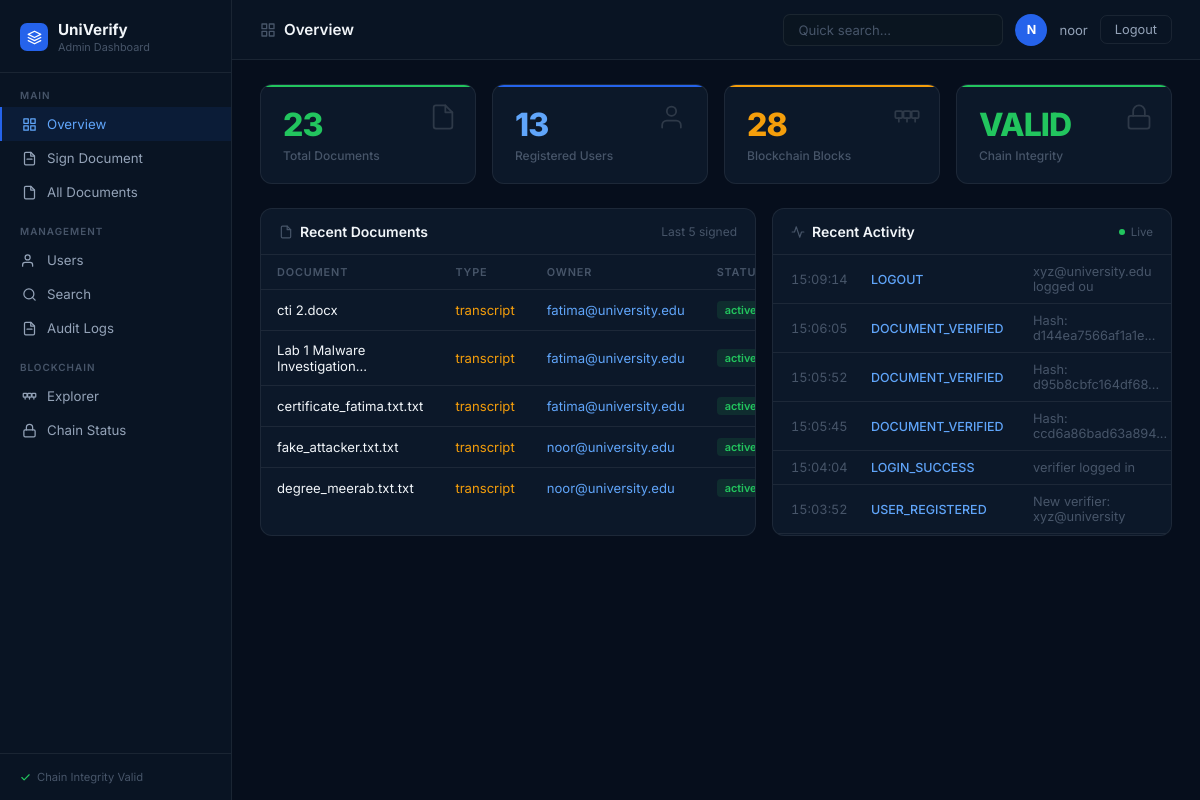
/dashboard (signed in), run on the app's committed database.
### models.py (models this page shows, shortened)
class User(UserMixin, db.Model):
    __tablename__ = 'users'
    id = db.Column(db.Integer, primary_key=True)
    full_name = db.Column(db.String(100), nullable=False)
    email = db.Column(db.String(120), unique=True, nullable=False)
    password_hash = db.Column(db.String(256), nullable=False)
    role = db.Column(db.String(20), default='student')
    reg_number = db.Column(db.String(50), unique=True, nullable=True)
    department = db.Column(db.String(100), nullable=True)
    created_at = db.Column(db.DateTime, default=datetime.utcnow)
    is_active = db.Column(db.Boolean, default=True)
    documents = db.relationship('Document', backref='owner', lazy=True)

class Document(db.Model):
    __tablename__ = 'documents'
    id = db.Column(db.Integer, primary_key=True)
    filename = db.Column(db.String(200), nullable=False)
    original_name = db.Column(db.String(200), nullable=False)
    file_hash = db.Column(db.String(64), unique=True, nullable=False)
    block_hash = db.Column(db.String(64), nullable=False)
    block_index = db.Column(db.Integer, nullable=False)
    cert_fingerprint = db.Column(db.String(200), nullable=False)
    signature = db.Column(db.Text, nullable=False)
    doc_type = db.Column(db.String(50), default='general')
    status = db.Column(db.String(20), default='active')
    qr_code_path = db.Column(db.String(200), nullable=True)
    user_id = db.Column(db.Integer, db.ForeignKey('users.id'), nullable=False)
    signed_at = db.Column(db.DateTime, default=datetime.utcnow)
    expires_at = db.Column(db.DateTime, nullable=True)

class AuditLog(db.Model):
    __tablename__ = 'audit_logs'
    id = db.Column(db.Integer, primary_key=True)
    user_id = db.Column(db.Integer, db.ForeignKey('users.id'), nullable=True)
    action = db.Column(db.String(100), nullable=False)
    details = db.Column(db.Text, nullable=True)
    ip_address = db.Column(db.String(50), nullable=True)
    timestamp = db.Column(db.DateTime, default=datetime.utcnow)
    success = db.Column(db.Boolean, default=True)

### app.py (the view)
@app.route('/dashboard')
@login_required
def dashboard():
    if current_user.role != 'admin':
        return redirect(url_for('student_portal'))
    total_docs = Document.query.count()
    total_users = User.query.count()
    active_docs = Document.query.filter_by(status='active').count()
    revoked_docs = Document.query.filter_by(status='revoked').count()
    recent_docs = Document.query.order_by(Document.signed_at.desc()).limit(5).all()
    recent_logs = AuditLog.query.order_by(AuditLog.timestamp.desc()).limit(10).all()
    chain_valid = blockchain.is_chain_valid()
    return render_template('dashboard.html',
        total_docs=total_docs, total_users=total_users,
        active_docs=active_docs, revoked_docs=revoked_docs,
        recent_docs=recent_docs, recent_logs=recent_logs,
        chain_valid=chain_valid, chain_length=len(blockchain.chain))

### app.py (called while the page is built)
@login_manager.user_loader
def load_user(user_id):
    return User.query.get(int(user_id))

### blockchain.py (called while the page is built)
    def compute_hash(self):
        block_string = json.dumps({
            "index": self.index,
            "timestamp": self.timestamp,
            "filename": self.filename,
            "file_hash": self.file_hash,
            "cert_fingerprint": self.cert_fingerprint,
            "email": self.email,
            "signature": self.signature,
            "parent_hash": self.parent_hash,
            "previous_hash": self.previous_hash
        }, sort_keys=True)
        return hashlib.sha256(block_string.encode()).hexdigest()

    def is_chain_valid(self):
        for i in range(1, len(self.chain)):
            current = self.chain[i]
            previous = self.chain[i - 1]
            if current.hash != current.compute_hash():
                return False
            if current.previous_hash != previous.hash:
                return False
        return True

### templates/dashboard.html (shortened to what this page needs)
<html lang="en">
<head>
</head>
<body>
<div class="sidebar">
    <div class="sidebar-brand">
        <div class="brand-icon"><svg viewBox="0 0 24 24" fill="none" stroke="currentColor" stroke-width="2" stroke-linecap="round" stroke-linejoin="round"><path d="M12 2L2 7l10 5 10-5-10-5z"/><path d="M2 17l10 5 10-5"/><path d="M2 12l10 5 10-5"/></svg></div>
        <div><div class="brand-name">UniVerify</div><div class="brand-sub">Admin Dashboard</div></div>
    </div>
    <div class="nav-section">Main</div>
    <div class="nav-item active" onclick="showSection('overview',this)"><svg viewBox="0 0 24 24" fill="none" stroke="currentColor" stroke-width="2" stroke-linecap="round" stroke-linejoin="round"><rect x="3" y="3" width="7" height="7"/><rect x="14" y="3" width="7" height="7"/><rect x="14" y="14" width="7" height="7"/><rect x="3" y="14" width="7" height="7"/></svg>Overview</div>
    <div class="nav-item" onclick="showSection('sign',this)"><svg viewBox="0 0 24 24" fill="none" stroke="currentColor" stroke-width="2" stroke-linecap="round" stroke-linejoin="round"><path d="M14 2H6a2 2 0 0 0-2 2v16a2 2 0 0 0 2 2h12a2 2 0 0 0 2-2V8z"/><polyline points="14 2 14 8 20 8"/><line x1="16" y1="13" x2="8" y2="13"/></svg>Sign Document</div>
    <div class="nav-item" onclick="showSection('documents',this)"><svg viewBox="0 0 24 24" fill="none" stroke="currentColor" stroke-width="2" stroke-linecap="round" stroke-linejoin="round"><path d="M14 2H6a2 2 0 0 0-2 2v16a2 2 0 0 0 2 2h12a2 2 0 0 0 2-2V8z"/><polyline points="14 2 14 8 20 8"/></svg>All Documents</div>
    <div class="nav-section">Management</div>
    <div class="nav-item" onclick="showSection('users',this)"><svg viewBox="0 0 24 24" fill="none" stroke="currentColor" stroke-width="2" stroke-linecap="round" stroke-linejoin="round"><path d="M17 21v-2a4 4 0 0 0-4-4H5a4 4 0 0 0-4 4v2"/><circle cx="9" cy="7" r="4"/></svg>Users</div>
    <div class="nav-item" onclick="showSection('search',this)"><svg viewBox="0 0 24 24" fill="none" stroke="currentColor" stroke-width="2" stroke-linecap="round" stroke-linejoin="round"><circle cx="11" cy="11" r="8"/><path d="m21 21-4.35-4.35"/></svg>Search</div>
    <div class="nav-item" onclick="showSection('audit',this)"><svg viewBox="0 0 24 24" fill="none" stroke="currentColor" stroke-width="2" stroke-linecap="round" stroke-linejoin="round"><path d="M14 2H6a2 2 0 0 0-2 2v16a2 2 0 0 0 2 2h12a2 2 0 0 0 2-2V8z"/><polyline points="14 2 14 8 20 8"/><line x1="16" y1="13" x2="8" y2="13"/></svg>Audit Logs</div>
    <div class="nav-section">Blockchain</div>
    <div class="nav-item" onclick="window.open('/explorer','_blank')"><svg viewBox="0 0 24 24" fill="none" stroke="currentColor" stroke-width="2" stroke-linecap="round" stroke-linejoin="round"><rect x="2" y="7" width="6" height="6" rx="1"/><rect x="9" y="7" width="6" height="6" rx="1"/><rect x="16" y="7" width="6" height="6" rx="1"/><path d="M5 13v3M12 13v3M19 13v3"/></svg>Explorer</div>
    <div class="nav-item" onclick="showSection('chain',this)"><svg viewBox="0 0 24 24" fill="none" stroke="currentColor" stroke-width="2" stroke-linecap="round" stroke-linejoin="round"><rect x="3" y="11" width="18" height="11" rx="2"/><path d="M7 11V7a5 5 0 0 1 10 0v4"/></svg>Chain Status</div>
    <div class="sidebar-footer"><div class="sidebar-footer-badge"><svg viewBox="0 0 24 24" fill="none" stroke="currentColor" stroke-width="2.5" stroke-linecap="round" stroke-linejoin="round"><polyline points="20 6 9 17 4 12"/></svg>Chain Integrity Valid</div></div>
</div>
<div class="main">
    <div class="topbar">
        <div class="page-title" id="pageTitle"><svg viewBox="0 0 24 24" fill="none" stroke="currentColor" stroke-width="2" stroke-linecap="round" stroke-linejoin="round"><rect x="3" y="3" width="7" height="7"/><rect x="14" y="3" width="7" height="7"/><rect x="14" y="14" width="7" height="7"/><rect x="3" y="14" width="7" height="7"/></svg>Overview</div>
        <div class="topbar-right">
            <input class="search-input" placeholder="Quick search..." oninput="quickSearch(this.value)">
            <div class="avatar">{{ (current_user.full_name[0] if current_user and current_user.full_name else 'A') | upper }}</div>
            <span class="username">{{ current_user.full_name if current_user else 'Admin' }}</span>
            <button class="logout-btn" onclick="window.location.href='/logout'">Logout</button>
        </div>
    </div>
    <div class="content">
        <div class="section active" id="sec-overview">
            <div class="stats-grid">
                <div class="stat-card stat-green">
                    <div class="stat-icon"><svg viewBox="0 0 24 24" fill="none" stroke="currentColor" stroke-width="1.5" stroke-linecap="round" stroke-linejoin="round"><path d="M14 2H6a2 2 0 0 0-2 2v16a2 2 0 0 0 2 2h12a2 2 0 0 0 2-2V8z"/><polyline points="14 2 14 8 20 8"/></svg></div>
                    <div class="stat-number n-green" id="s-total">{{ total_docs }}</div>
                    <div class="stat-label">Total Documents</div>
                </div>
                <div class="stat-card stat-blue">
                    <div class="stat-icon"><svg viewBox="0 0 24 24" fill="none" stroke="currentColor" stroke-width="1.5" stroke-linecap="round" stroke-linejoin="round"><path d="M17 21v-2a4 4 0 0 0-4-4H5a4 4 0 0 0-4 4v2"/><circle cx="9" cy="7" r="4"/></svg></div>
                    <div class="stat-number n-blue" id="s-users">{{ total_users }}</div>
                    <div class="stat-label">Registered Users</div>
                </div>
                <div class="stat-card stat-orange">
                    <div class="stat-icon"><svg viewBox="0 0 24 24" fill="none" stroke="currentColor" stroke-width="1.5" stroke-linecap="round" stroke-linejoin="round"><rect x="2" y="7" width="6" height="6" rx="1"/><rect x="9" y="7" width="6" height="6" rx="1"/><rect x="16" y="7" width="6" height="6" rx="1"/><path d="M5 13v3M12 13v3M19 13v3"/></svg></div>
                    <div class="stat-number n-orange" id="s-chain">{{ chain_length }}</div>
                    <div class="stat-label">Blockchain Blocks</div>
                </div>
                <div class="stat-card stat-cyan">
                    <div class="stat-icon"><svg viewBox="0 0 24 24" fill="none" stroke="currentColor" stroke-width="1.5" stroke-linecap="round" stroke-linejoin="round"><rect x="3" y="11" width="18" height="11" rx="2"/><path d="M7 11V7a5 5 0 0 1 10 0v4"/></svg></div>
                    <div class="stat-number" style="color:{{ '#22c55e' if chain_valid else '#ef4444' }}" id="s-valid">{{ 'VALID' if chain_valid else 'TAMPERED' }}</div>
                    <div class="stat-label">Chain Integrity</div>
                </div>
            </div>
            <div style="display:grid;grid-template-columns:1fr 400px;gap:16px;">
                <div class="card">
                    <div class="card-head">
                        <div class="card-title"><svg viewBox="0 0 24 24" fill="none" stroke="currentColor" stroke-width="2" stroke-linecap="round" stroke-linejoin="round"><path d="M14 2H6a2 2 0 0 0-2 2v16a2 2 0 0 0 2 2h12a2 2 0 0 0 2-2V8z"/><polyline points="14 2 14 8 20 8"/></svg>Recent Documents</div>
                        <span class="card-meta">Last 5 signed</span>
                    </div>
                    <table class="tbl">
                        <thead><tr><th>Document</th><th>Type</th><th>Owner</th><th>Status</th></tr></thead>
                        <tbody>
                        {% for doc in recent_docs %}
                        <tr>
                            <td style="color:var(--text-1);">{{ doc.original_name[:28] }}{% if doc.original_name|length > 28 %}...{% endif %}</td>
                            <td style="color:var(--warn);">{{ doc.doc_type }}</td>
                            <td style="color:#60a5fa;">{{ doc.owner.email if doc.owner else 'N/A' }}</td>
                            <td><span class="badge badge-{{ doc.status }}">{{ doc.status }}</span></td>
                        </tr>
                        {% else %}
                        <tr><td colspan="4" style="text-align:center;color:var(--text-3);padding:28px;">No documents yet.</td></tr>
                        {% endfor %}
                        </tbody>
                    </table>
                </div>
                <div class="card">
                    <div class="card-head">
                        <div class="card-title"><svg viewBox="0 0 24 24" fill="none" stroke="currentColor" stroke-width="2" stroke-linecap="round" stroke-linejoin="round"><polyline points="22 12 18 12 15 21 9 3 6 12 2 12"/></svg>Recent Activity</div>
                        <div style="display:flex;align-items:center;gap:6px;"><div class="live-dot"></div><span style="font-size:0.72rem;color:var(--text-3);">Live</span></div>
                    </div>
                    <div style="max-height:280px;overflow-y:auto;">
                        {% for log in recent_logs %}
                        <div class="log-item">
                            <span class="log-time">{{ log.timestamp.strftime('%H:%M:%S') }}</span>
                            <span class="log-action" style="color:{% if 'FAIL' in log.action or 'ERROR' in log.action %}var(--error){% elif 'SIGN' in log.action %}var(--success){% else %}#60a5fa{% endif %};">{{ log.action }}</span>
                            <span class="log-detail">{{ (log.details or '')[:28] }}</span>
                        </div>
                        {% else %}
                        <div style="color:var(--text-3);text-align:center;padding:24px;font-size:0.82rem;">No activity yet</div>
                        {% endfor %}
                    </div>
                </div>
            </div>
        </div>
    </div>
</div>
</body>
</html>

### data on the page
User: full_name "N", full_name "noor"
Document: original_name "cti 2.docx", doc_type "transcript", owner "fatima@university.edu", status "active"
Document: original_name "Lab 1 Malware Investigation", doc_type "transcript", owner "fatima@university.edu", status "active"
Document: original_name "certificate_fatima.txt.txt", doc_type "transcript", owner "fatima@university.edu", status "active"
Document: original_name "fake_attacker.txt.txt", doc_type "transcript", owner "noor@university.edu", status "active"
Document: original_name "degree_meerab.txt.txt", doc_type "transcript", owner "noor@university.edu", status "active"
AuditLog: timestamp "15:09:14", action "LOGOUT", details "xyz@university.edu logged ou"
AuditLog: timestamp "15:06:05", action "DOCUMENT_VERIFIED", details "Hash: d144ea7566af1a1e..."
AuditLog: timestamp "15:05:52", action "DOCUMENT_VERIFIED", details "Hash: d95b8cbfc164df68..."
AuditLog: timestamp "15:05:45", action "DOCUMENT_VERIFIED", details "Hash: ccd6a86bad63a894..."
AuditLog: timestamp "15:04:04", action "LOGIN_SUCCESS", details "verifier logged in"
AuditLog: timestamp "15:03:52", action "USER_REGISTERED", details "New verifier: xyz@university"

### other printed values
{{ total_docs }} "23"
{{ total_users }} "13"
{{ chain_length }} "28"
{{ 'VALID' if chain_valid else 'TAMPERED' }} "VALID"
